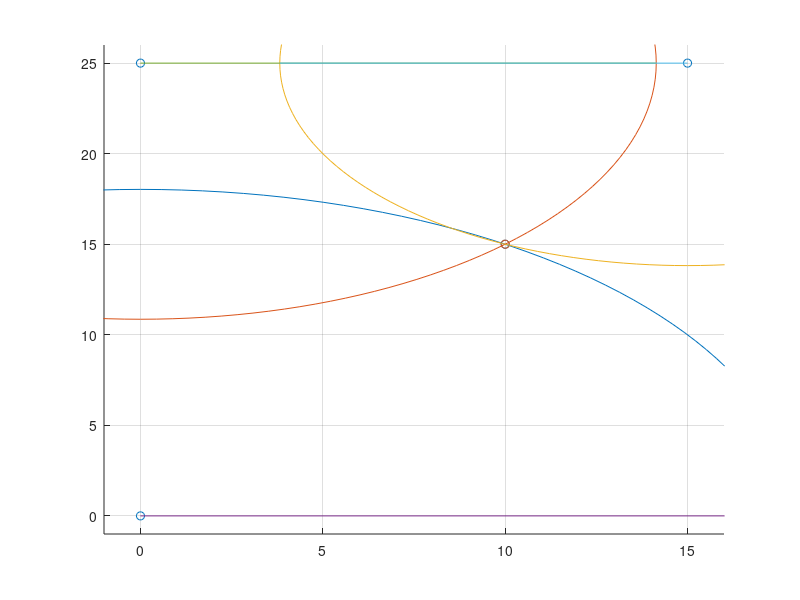

This chart was generated by the following MATLAB code:
x = [0 0 15 10]; %x positions of comp
y = [0 25 25 15]; %y positions of comp

Sx = 10; %known location of source.. wont know this for project
Sy = 15;

%distance calculations from mic to source
D1 = sqrt(((x(1)-Sx)^2)+((y(1)-Sy)^2));
D2 = sqrt(((x(2)-Sx)^2)+((y(2)-Sy)^2));
D3 = sqrt(((x(3)-Sx)^2)+((y(3)-Sy)^2));


th = 0:pi/100:2*pi; %the step size determines how close the circles are to the radi

xunit1 = D1 * cos(th) + x(1); %graphs circle around mic 1
yunit1 = D1 * sin(th) + y(1);

xunit2 = D2 * cos(th) + x(2); %graphs circle around mic 2
yunit2 = D2 * sin(th) + y(2);

xunit3 = D3 * cos(th) + x(3); %graphs circle around mic 3
yunit3 = D3 * sin(th) + y(3);

figure
%positions of mics
scatter(x,y)
hold on
%positions of sound source
scatter(Sx,Sy);

%circles with radi of distance from mic to source
hold on
plot(xunit1, yunit1);
hold on
plot(xunit2, yunit2);
hold on
plot(xunit3, yunit3);
hold on

%plot radi... just for visulaization
plot([x(1),xunit1(1)],[y(1),yunit1(1)]);
hold on
plot([x(2),xunit2(1)],[y(2),yunit2(1)]);
hold on
plot([x(3),xunit3(101)],[y(3),yunit3(101)]);  

grid on
xlim([-1 16])
ylim([-1 26])


%%determining location of source
%the idea here is to find the points on the radi that are closest to each
%other, then determines something close to sound source
DTM1 = zeros(length(xunit1)+2,length(xunit1));
DTM2 = zeros;
for i = 1:1:length(xunit1)
    for j = 1:1:length(xunit1)
        DTM1(i,j) = sqrt(((xunit1(i)-xunit2(j))^2)+((xunit1(i)-yunit2(j))^2));
        DTM2(i,j) = sqrt(((xunit1(i)-xunit3(j))^2)+((xunit1(i)-yunit3(j))^2));
    end
end  

% for i = 1:1:length(xunit1)
%    for j = 1:1:length(xunit1)
%       if DTM1(i,j+1)
%    end
% end


